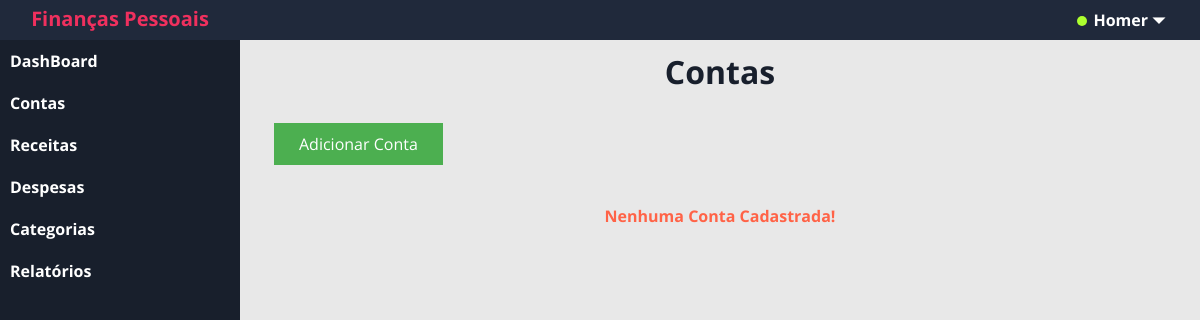
Before: /?c=contas (signed in) with the older database file.
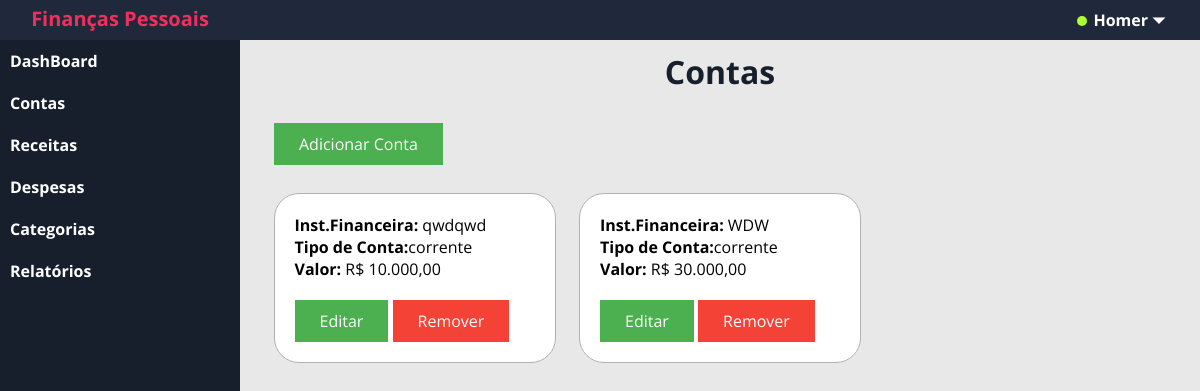
After: the same page with the newer database file.
### tables this page shows
CREATE TABLE `conta` (
  `id` int(11) NOT NULL,
  `valor` double(10,2) NOT NULL,
  `instFinanca` varchar(60) NOT NULL,
  `descricao` varchar(60) NOT NULL,
  `tipo_conta` varchar(8) NOT NULL,
  `id_usuario` int(11) NOT NULL
);

### app/controller/Contas.php (called while the page is built, shortened)
<?php
class Contas extends Controller
    {
        public function index()
        {
            try {
                $respContas = new Repository('app\model\class\Conta');
                $criteria = new Criteria;
                $criteria->add('id_usuario','=',Usuario::get('id'));
                $resultContas = $respContas->load($criteria);
                array_map(function($obj){
                    return $obj->valor = FiltraMoeda::currency($obj->valor);
                }, $resultContas);
            } catch (\Exception $e) {
                Transaction::rollback();
                echo $e->getMessage();
            }
            $this->view([
                'template/header',
                'conta/listagem',
                'template/footer'
            ],[
                'usuario_logado' => Usuario::get('nome'),
                'contasListagem' =>  $resultContas,
                'msg'            => FlashMessage::get()
            ]);
        }
    }

### app/model/Repository.php (called while the page is built, shortened)
<?php
    final class Repository
    {
        private $activeRecord;
        public function __construct($class)
        {
            $this->activeRecord = $class;
        }
        public function load(Criteria|null $criteria = null)
        {
            $sql = "SELECT * FROM ".constant($this->activeRecord.'::TABLENAME');
            if($criteria)
            {
                $expressao = $criteria->dump();
                if($expressao)
                {
                    $sql .= " WHERE ".$expressao;
                }
            }
            if($conn = Transaction::get())
            {
                $result = $conn->query($sql);
                $results = array();
                if($result)
                {
                    while($row = $result->fetchObject($this->activeRecord))
                    {
                        $results[] = $row;
                    }
                    return $results;
                }
            }
            else
            {
                throw new \Exception('Não há transação ativa!');
            }
        }
    }

### app/model/Criteria.php (called while the page is built, shortened)
<?php
    class Criteria
    {
        private $filters;
        function __construct()
        {
            $this->filters = array();
        }
        public function add($variable,$compare_operator,$value,$logic_operator = 'and',$transform = true)
        {
            if(empty($this->filters))
            {
                $logic_operator = null;
            }
            if($transform)
            {
                $this->filters[] = [$variable,$compare_operator,$this->transform($value),$logic_operator];
            }
            else{
                $this->filters[] = [$variable,$compare_operator,$value,$logic_operator];
            }
        }
        public function transform($value)
        {
            if(is_array($value))
            {
                foreach($value as $x)
                {
                    if(is_integer($x)){
                        $foo[] = $x;
                    }
                    else if(is_string($x))
                    {
                        $foo[] = "'$x'";
                    }
                }
                $result = '('.implode(',',$foo).')';
            }
            else if(is_string($value))
            {
                $result = "'$value'";
            }
            return $result;
        }
        public function dump()
        {
            if(is_array($this->filters) and count($this->filters) > 0)
            {
                $result = '';
                foreach($this->filters as $filter)
                {
                    $result .= $filter[3].' '.$filter[0].' '.$filter[1].' '.$filter[2].' ';
                }
                $result = trim($result);
                return "({$result})";
            }
        }
    }

### app/model/Record.php (called while the page is built, shortened)
<?php
    abstract class Record
    {
        protected array $data;
        public function __set($prop,$value)
        {
           if(method_exists($this,'set_'.$prop))
           {
            call_user_func(array($this,'set_'.$prop),$value);
           }
           else
           {
               if($value == null)
               {
                   unset($this->data[$prop]);
               }
               else{
                   $this->data[$prop] = $value;
               }
           }
        }
        public function __get($prop)
        {
           if(method_exists($this,'get_'.$prop))
           {
            return call_user_func(array($this,'get_'.$prop));
           }
           else
           {
               if(isset($this->data[$prop]))
               {
                   return $this->data[$prop];
               }
           }
        }
    }

### app/view/conta/listagem.php (the view, shortened to what the changed rows need)
<div id="form-listagem-conta" >
    <h1 id="titulo-conta_listagem">Contas</h1>
    <div>
        <a href="./?c=contas&m=inserir" id="btn-adicionar-conta">Adicionar Conta</a><br>
    </div>
    <?php
        if(isset($contasListagem) && !empty($contasListagem)):
            foreach($contasListagem as $conta_item):
    ?>
    <div class="conta_info">
        <b>Inst.Financeira:</b> <?= $conta_item->instFinanca ?><br>
        <b>Tipo de Conta:</b><?=  $conta_item->tipo_conta ?><br>
        <b>Valor:</b> R$ <?= $conta_item->valor ?><br>
        <div style="margin-top: 20px;">
            <a href="./?c=contas&m=editar&id=<?=$conta_item->id?>" class='btn_editar_conta'>Editar</a>
            <a href="./?c=contas&m=excluir&id=<?=$conta_item->id?>" class='btn_excluir_conta' onclick="return confirm('Tem certeza que deseja Remover?');">Remover</a>
        </div>
    </div>
    <?php
            endforeach;
        else:
    ?>
    <p style="text-align: center; color:tomato;margin-top:5vh;">
        <b>Nenhuma Conta Cadastrada!</b>
    </p>
    <?php endif; ?>
</div>

### app/controller/Controller.php (shortened to what the changed rows need)
<?php
    abstract class Controller
    {
        protected function view(array $templates,array $dados = array())
        {
            foreach($templates as $template)
            {
                require_once __DIR__."/../view/{$template}.php";
            }
        }
    }

### app/view/template/header.php (shortened to what the changed rows need)
<!DOCTYPE html>
<html lang="pt-br">
<head>
    <link rel="stylesheet" type="text/css" href="assets/css/style.css">
    <link rel="stylesheet" type="text/css" href="assets/css/dashboard.css">
    <link rel="stylesheet" href="https://cdnjs.cloudflare.com/ajax/libs/font-awesome/6.0.0-beta2/css/all.min.css">
</head>
<body>
    <div id="sdsd">
        <div id="ini-menu">
            <a href="./">Finanças Pessoais</a>
        </div>
        <div class="dropdown">
            <button class="dropbtn"> <div id="circulo-on"></div> <?= $usuario_logado ?> &#9207</button>
        </div>
    </div>
    <div id="menu">
        <ul>
            <li><a href="./?c=home">DashBoard</a></li>
            <li><a href="./?c=contas">Contas</a></li>
            <li><a href="./?c=receita">Receitas</a></li>
            <li><a href="./?c=despesa">Despesas</a></li>
            <li><a href="./?c=categorias">Categorias</a></li>
            <li><a href="./?c=relatorios">Relatórios</a></li>
        </ul>
    </div>
    <div id="conteudo">
        <div class="exemplo">

Changed rows visible on the page:
added conta: instFinanca "qwdqwd", tipo_conta "corrente", valor "10.000,00"
added conta: instFinanca "WDW", tipo_conta "corrente", valor "30.000,00"
Other visible differences:
list line gone: "Nenhuma Conta Cadastrada!"
